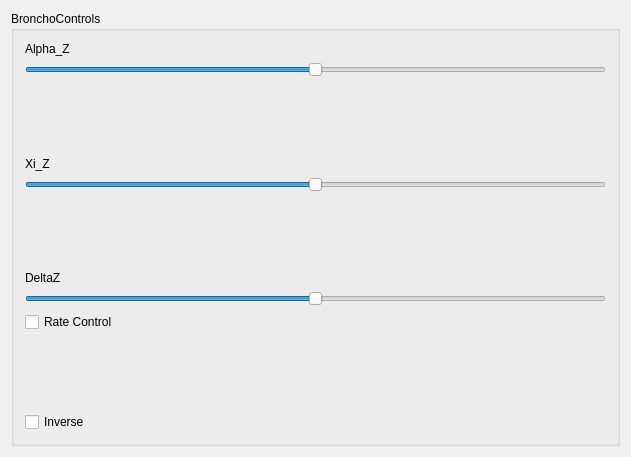
<?xml version="1.0" encoding="UTF-8"?>
<ui version="4.0">
 <class>bronchoWidget</class>
 <widget class="QWidget" name="bronchoWidget">
  <property name="geometry">
   <rect>
    <x>0</x>
    <y>0</y>
    <width>631</width>
    <height>457</height>
   </rect>
  </property>
  <property name="windowTitle">
   <string>bronchoWidget</string>
  </property>
  <layout class="QVBoxLayout" name="verticalLayout">
   <item>
    <widget class="QGroupBox" name="groupBox">
     <property name="title">
      <string>BronchoControls</string>
     </property>
     <layout class="QVBoxLayout" name="verticalLayout_5">
      <item>
       <layout class="QVBoxLayout" name="verticalLayout_2">
        <item>
         <widget class="QLabel" name="label">
          <property name="text">
           <string>Alpha_Z</string>
          </property>
         </widget>
        </item>
        <item>
         <widget class="QSlider" name="alphaSlider">
          <property name="minimum">
           <number>-1000</number>
          </property>
          <property name="maximum">
           <number>1000</number>
          </property>
          <property name="orientation">
           <enum>Qt::Horizontal</enum>
          </property>
         </widget>
        </item>
       </layout>
      </item>
      <item>
       <spacer name="verticalSpacer">
        <property name="orientation">
         <enum>Qt::Vertical</enum>
        </property>
        <property name="sizeHint" stdset="0">
         <size>
          <width>20</width>
          <height>67</height>
         </size>
        </property>
       </spacer>
      </item>
      <item>
       <layout class="QVBoxLayout" name="verticalLayout_3">
        <item>
         <widget class="QLabel" name="label_2">
          <property name="text">
           <string>Xi_Z</string>
          </property>
         </widget>
        </item>
        <item>
         <widget class="QSlider" name="XiSlider">
          <property name="minimum">
           <number>-1000</number>
          </property>
          <property name="maximum">
           <number>1000</number>
          </property>
          <property name="value">
           <number>1</number>
          </property>
          <property name="orientation">
           <enum>Qt::Horizontal</enum>
          </property>
         </widget>
        </item>
       </layout>
      </item>
      <item>
       <spacer name="verticalSpacer_2">
        <property name="orientation">
         <enum>Qt::Vertical</enum>
        </property>
        <property name="sizeHint" stdset="0">
         <size>
          <width>20</width>
          <height>67</height>
         </size>
        </property>
       </spacer>
      </item>
      <item>
       <layout class="QVBoxLayout" name="verticalLayout_4">
        <item>
         <widget class="QLabel" name="label_3">
          <property name="text">
           <string>DeltaZ</string>
          </property>
         </widget>
        </item>
        <item>
         <widget class="QSlider" name="DzSlider">
          <property name="minimum">
           <number>-100</number>
          </property>
          <property name="maximum">
           <number>100</number>
          </property>
          <property name="value">
           <number>0</number>
          </property>
          <property name="orientation">
           <enum>Qt::Horizontal</enum>
          </property>
         </widget>
        </item>
       </layout>
      </item>
      <item>
       <widget class="QCheckBox" name="RateCheckBox">
        <property name="text">
         <string>Rate Control</string>
        </property>
       </widget>
      </item>
      <item>
       <spacer name="verticalSpacer_3">
        <property name="orientation">
         <enum>Qt::Vertical</enum>
        </property>
        <property name="sizeHint" stdset="0">
         <size>
          <width>20</width>
          <height>67</height>
         </size>
        </property>
       </spacer>
      </item>
      <item>
       <widget class="QCheckBox" name="InverseCheckBox">
        <property name="text">
         <string>Inverse</string>
        </property>
       </widget>
      </item>
     </layout>
    </widget>
   </item>
  </layout>
 </widget>
 <layoutdefault spacing="6" margin="11"/>
 <resources/>
 <connections/>
</ui>
